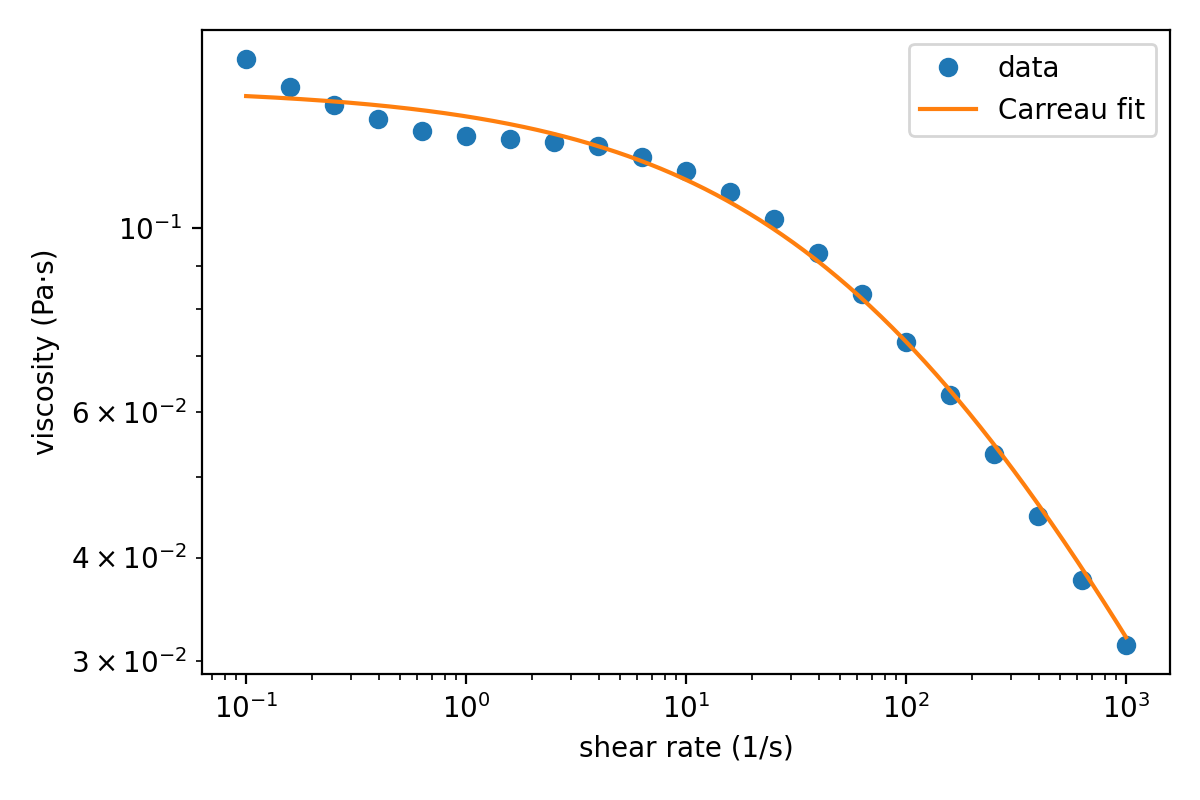

This chart was generated by the following Python code:
import os
import numpy as np
import pandas as pd
from scipy.optimize import curve_fit
import matplotlib
matplotlib.use('Agg')
import matplotlib.pyplot as plt


def carreau_model(gamma, eta0, lambda_, n):
    return eta0 / (1 + (lambda_ * gamma) ** n)  # simplified Carreau form


def load_data(path):
    if not os.path.exists(path):
        raise FileNotFoundError(f"Excel file not found: {path}")

    xls = pd.ExcelFile(path)
    print("Sheets:", xls.sheet_names)

    df = pd.read_excel(path, sheet_name=xls.sheet_names[0])
    print(df.head(8).to_string())

    # Use the first two numeric data columns from the sheet as shear-rate and viscosity.
    # This is robust to the header layout used in the uploaded workbook.
    numeric_cols = []
    for col in df.columns:
        s = pd.to_numeric(df[col], errors='coerce')
        if s.notna().sum() >= 5:
            numeric_cols.append(col)

    if len(numeric_cols) < 2:
        raise ValueError("Could not find enough numeric data columns in the Excel sheet")

    gamma_col = numeric_cols[1]
    eta_col = numeric_cols[2] if len(numeric_cols) >= 3 else numeric_cols[1]

    gamma = pd.to_numeric(df[gamma_col], errors='coerce').dropna().to_numpy(dtype=float)
    eta = pd.to_numeric(df[eta_col], errors='coerce').dropna().to_numpy(dtype=float)

    if len(gamma) < 4 or len(eta) < 4:
        raise ValueError("Not enough valid data points were found in the Excel sheet")

    # Keep only the overlapping points
    mask = np.isfinite(gamma) & np.isfinite(eta)
    gamma = gamma[mask]
    eta = eta[mask]

    if len(gamma) < 4:
        raise ValueError("Not enough valid data points were found after filtering")

    return gamma, eta


def fit_carreau(path):
    gamma, eta = load_data(path)

    # Initial guess
    p0 = [np.max(eta), 0.1, 0.8]

    # Fit with bounds for stability
    bounds = ([1e-12, 1e-12, 1e-3], [1e6, 1e6, 2.0])
    popt, _ = curve_fit(carreau_model, gamma, eta, p0=p0, bounds=bounds, maxfev=100000)

    eta0_fit, lambda_fit, n_fit = popt
    print("Fitted parameters")
    print(f"eta0 = {eta0_fit:.6f}")
    print(f"lambda = {lambda_fit:.6f}")
    print(f"n = {n_fit:.6f}")

    # Plot
    x_fit = np.geomspace(np.min(gamma), np.max(gamma), 400)
    y_fit = carreau_model(x_fit, *popt)
    plt.figure(figsize=(6, 4))
    plt.loglog(gamma, eta, 'o', label='data')
    plt.loglog(x_fit, y_fit, '-', label='Carreau fit')
    plt.xlabel('shear rate (1/s)')
    plt.ylabel('viscosity (Pa·s)')
    plt.legend()
    plt.tight_layout()
    plt.savefig('carreau_fit.png', dpi=200)
    print('Saved plot to carreau_fit.png')

    return popt


if __name__ == '__main__':
    xlsx_path = 'PEO(200M)1wt_carraue_Fitting.xlsx'
    fit_carreau(xlsx_path)
